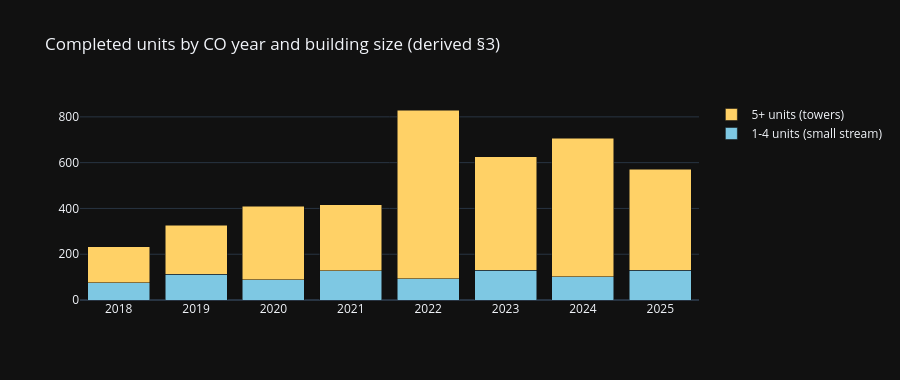

Notebook cell for this chart:
### Code cell
import plotly.graph_objects as go
fig = go.Figure()
fig.add_bar(x=yearly.index, y=yearly[False], name='1-4 units (small stream)', marker_color='#7ec8e3')
fig.add_bar(x=yearly.index, y=yearly[True], name='5+ units (towers)', marker_color='#ffd166')
fig.update_layout(barmode='stack', title='Completed units by CO year and building size (derived §3)',
                  template='plotly_dark', height=380)
fig.show()

### Figure 1 — Plotly figure (JSON) as saved in the notebook; plotly's stock layout.template omitted (floating-point values rounded to 4 significant figures)
{"data": [{"marker": {"color": "#7ec8e3"}, "name": "1-4 units (small stream)", "type": "bar", "x": [2018, 2019, 2020, 2021, 2022, 2023, 2024, 2025], "y": [75, 113, 88, 127, 92, 131, 102, 131]}, {"marker": {"color": "#ffd166"}, "name": "5+ units (towers)", "type": "bar", "x": [2018, 2019, 2020, 2021, 2022, 2023, 2024, 2025], "y": [158, 213, 322, 289, 738, 495, 605, 440]}], "layout": {"barmode": "stack", "height": 380, "title": {"text": "Completed units by CO year and building size (derived §3)"}}}
